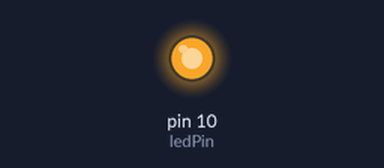
The sketch below on a simulated Arduino Uno, built with avr-gcc and run on an emulated ATmega328P. Parts: output pins drawn as LEDs (lit = HIGH).

Above: at 0.1 s.
Timing chart, 0 to 1.6 s (numbered marks = the images above):
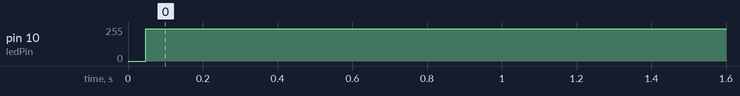

The sketch:

Middle_C_Buzzer.ino
```cpp
#define ledPin 10
float cycleTimeMs = 3.75;
float dutyCyclePercent = 0.95;
float onTime = cycleTimeMs * dutyCyclePercent;
float offTime = cycleTimeMs - onTime;
void setup() {
  pinMode(ledPin, OUTPUT);
}
void loop() {
  digitalWrite(ledPin, HIGH);
  delayMicroseconds(onTime*1000);
  digitalWrite(ledPin, LOW);
  delayMicroseconds(offTime*1000);
}
```

Measured:
- by itself, pin 10 (ledPin): 0/255 → 242/255 at 0.05 s
